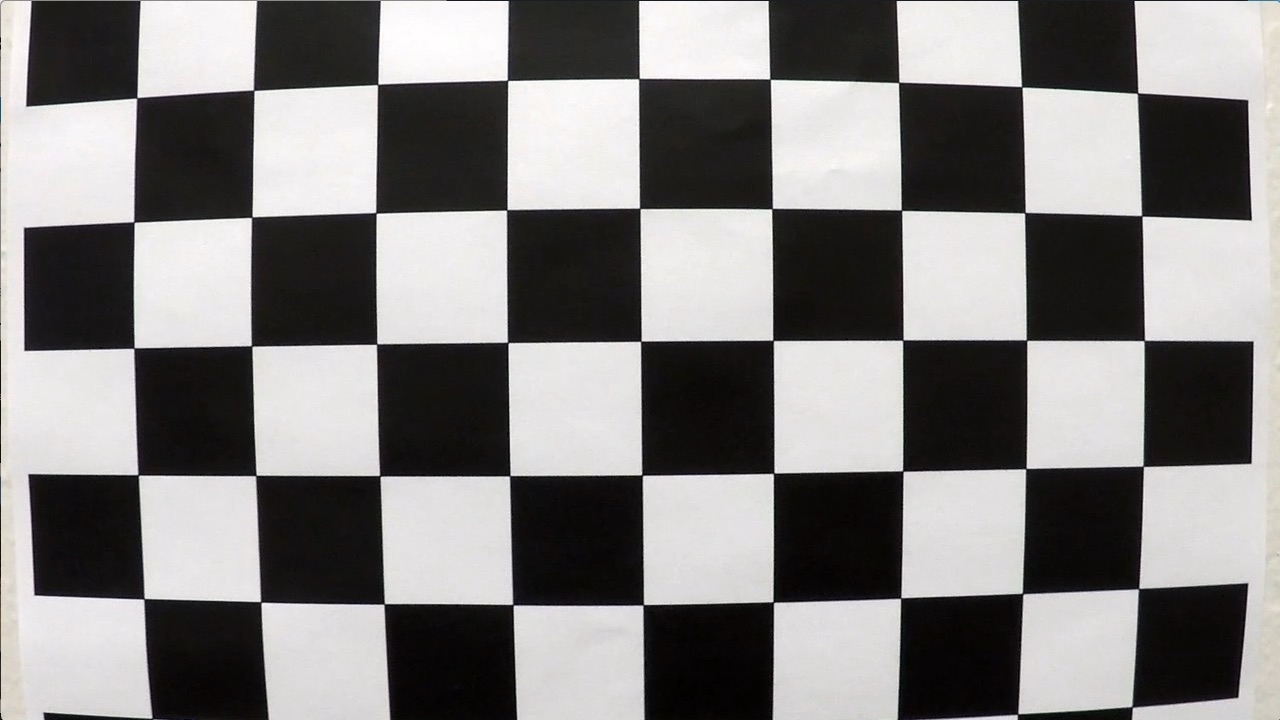
#> input picture camera_cal/calibration1.jpg, 1280 x 720 px; its folder holds only this picture in this run; the run also reads 1 picture not shown here
$ jupyter execute --allow-errors 'Project 2.ipynb'   (shell and % lines are left out)   (older library calls are emulated)
#> lines starting #> are read from the running program, lines starting #| are printed output that depends on the picture; after the words box and inside, x2 and y2 are one past the last pixel; in counts of white or black regions, pixels touching at a corner belong together
[cell 1]
import numpy as np
import cv2
import matplotlib.pyplot as plt
import matplotlib.image as mpimg
import pickle
import glob

[cell 2]
# prepare object points, like (0,0,0), (1,0,0), (2,0,0) ....,(6,5,0)
nx = 9
ny = 6
objpoints = []
imgpoints = []
# Generate object points
objp = np.zeros((nx*ny,3), np.float32)
objp[:,:2] = np.mgrid[0:nx,0:ny].T.reshape(-1,2) # x, y coordinates
# Make a list of calibration images

images = glob.glob('camera_cal/calibration*.jpg')

# Step through the list and search for chessboard corners
for fname in (images):
    img=cv2.imread(fname)
#> img is the input picture: shape (720, 1280, 3); mean B, G, R 127.8, 128.4, 130.1
    gray=cv2.cvtColor(img,cv2.COLOR_BGR2GRAY)
    ret, corners = cv2.findChessboardCorners(gray, (nx, ny), None)
#> ret = False; corners = None
    # If corners present
    if ret == True:
        objpoints.append(objp)
        imgpoints.append(corners)
        img=cv2.drawChessboardCorners(img, (nx,ny), corners, ret)
        plt.imshow(img)
        cv2.imwrite('output_images/ChessCorners.jpg', img)
plt.imshow(img)

[cell 3]

# Test undistortion on an image
img = cv2.imread('test_image.jpg')
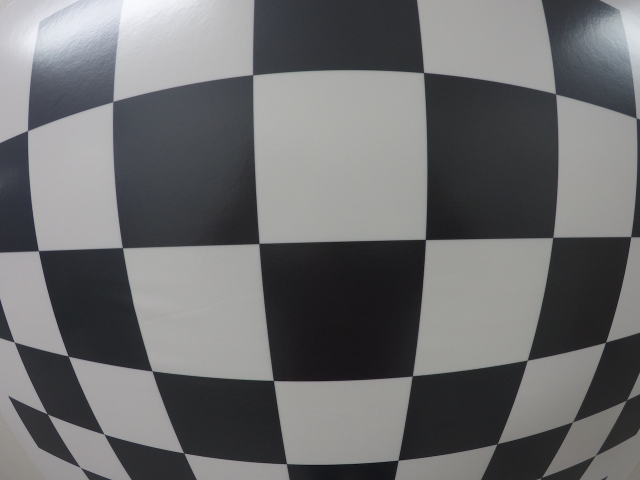
#> input picture test_image.jpg, 1280 x 960 px (shown at 1/2 size)
#> img is the input picture: shape (960, 1280, 3); mean B, G, R 110.7, 109.5, 109.1
gray = cv2.cvtColor(img, cv2.COLOR_BGR2GRAY)
#> gray: shape (960, 1280)
#img_size = (img.shape[1], img.shape[0])
img_size = (gray.shape[1], gray.shape[0])

# Do camera calibration given object points and image points
#> (the rest of this cell did not finish here and is left out)

### Save the image calibration results mtx and dist as pickle file
The camera matrix and distortion matrix will be useful to calibrate camera images in coming examples. Hence, it is stored in a pickle file for later use in the main folder with the name **wide_dist_pickle.p**.

[cell 4]
# Save the camera calibration result for later use (we won't worry about rvecs / tvecs)
dist_pickle = {}
#> (the rest of this cell did not finish here and is left out)

### Let us try to undistort a test image
The above algorithm is tested on **test1.jpg** given in the **test_images** folder
The result is stored as **test1_undist_result.jpg** in **output_images** folder. The result can also be viewed below.

[cell 5]
# Test undistortion on an image
img = cv2.imread('test_images/straight_lines1.jpg')
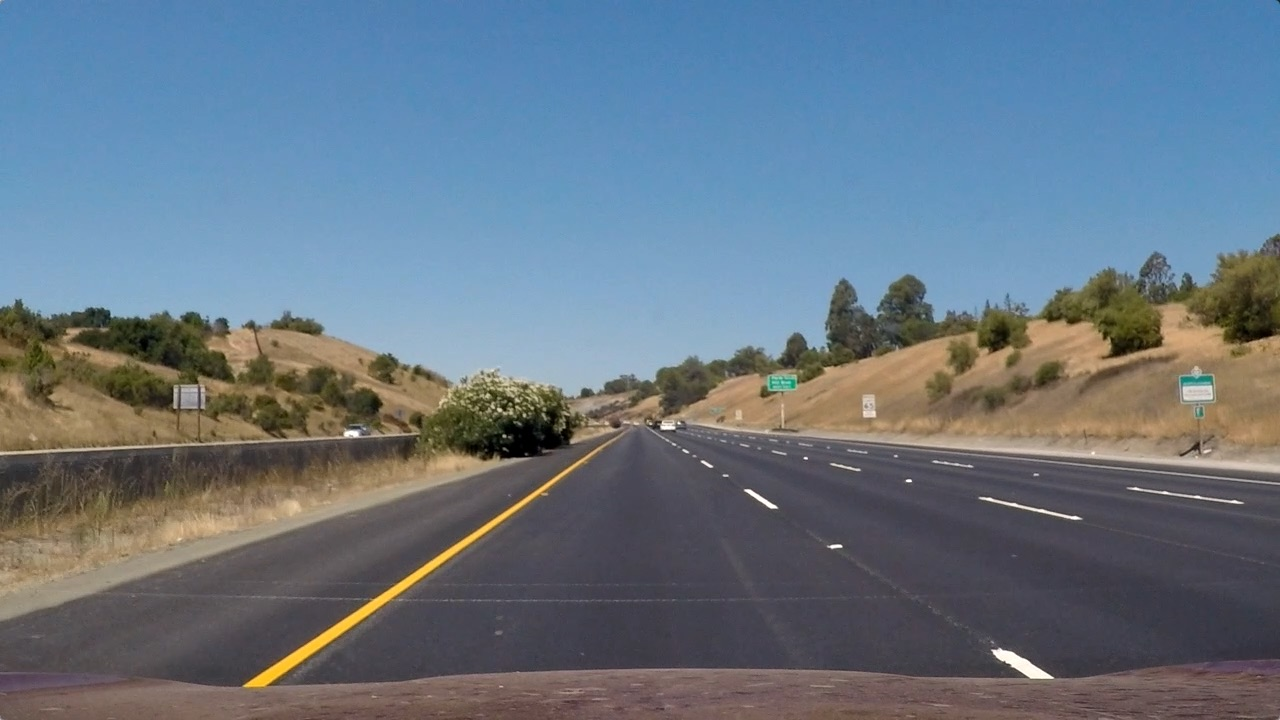
#> input picture test_images/straight_lines1.jpg, 1280 x 720 px
#> img is the input picture: shape (720, 1280, 3); mean B, G, R 131.2, 117.7, 103.2
gray = cv2.cvtColor(img, cv2.COLOR_BGR2GRAY)
#> gray: shape (720, 1280)
#img_size = (img.shape[1], img.shape[0])
img_size = (gray.shape[1], gray.shape[0])

# Do camera calibration given object points and image points
#> (the rest of this cell did not finish here and is left out)

[cell 6]
with open("wide_dist_pickle.p", mode='rb') as f:
#> (reads wide_dist_pickle.p from the repository)
    camera_calib = pickle.load(f)
mtx = camera_calib["mtx"]
dist = camera_calib["dist"]
image = mpimg.imread('test_images/straight_lines1.jpg')
undst = cv2.undistort(image, mtx, dist, None, mtx)
undst = cv2.cvtColor(undst, cv2.COLOR_BGR2RGB)

def sobel_thresh(img, orient='x', thresh_min=25, thresh_max=255):
    # Convert to grayscale
    # gray = cv2.cvtColor(img, cv2.COLOR_RGB2GRAY)
#> called with orient = 'x', thresh_min = 50, thresh_max = 100
    thresh_min=25
    thresh_max=255
    hls = cv2.cvtColor(img, cv2.COLOR_RGB2HLS).astype(np.float)
    l_channel = hls[:,:,1]
    s_channel = hls[:,:,2]
    # Apply x or y gradient with the OpenCV Sobel() function
    # and take the absolute value
    if orient == 'x':
        abs_sobel = np.absolute(cv2.Sobel(l_channel, cv2.CV_64F, 1, 0))
    if orient == 'y':
        abs_sobel = np.absolute(cv2.Sobel(l_channel, cv2.CV_64F, 0, 1))
    # Rescale back to 8 bit integer
    scaled_sobel = np.uint8(255*abs_sobel/np.max(abs_sobel))
    # Create a copy and apply the threshold
    binary_output = np.zeros_like(scaled_sobel)
    # Here I'm using inclusive (>=, <=) thresholds, but exclusive is ok too
    binary_output[(scaled_sobel >= thresh_min) & (scaled_sobel <= thresh_max)] = 1

    # Return the result
    return binary_output


def color_threshold(image, sthresh=(0,255), vthresh=(0,255),bthresh=(0,255)):

    #r_channel=image[:,:,0]
    #r_binary=np.zeros_like(r_channel)
    #r_binary[(r_channel > sthresh[0]) & (r_channel <= sthresh[1])] = 1

#> called with sthresh = (100, 255), vthresh = (50, 255), bthresh = (100, 200)
    hls = cv2.cvtColor(image, cv2.COLOR_RGB2HLS)
#> hls: shape (720, 1280, 3); mean of channels 0, 1, 2 73.8, 117.4, 66.4
    s_channel = hls[:,:,2]
    s_binary = np.zeros_like(s_channel)
    s_binary[(s_channel > sthresh[0]) & (s_channel <= sthresh[1])] = 1

    lab = cv2.cvtColor(image, cv2.COLOR_RGB2LAB)
#> lab: shape (720, 1280, 3); mean of channels 0, 1, 2 128.6, 132.1, 137.8
    b_channel=lab[:,:,2]
    b_binary = np.zeros_like(b_channel)
    b_binary[(b_channel > bthresh[0]) & (b_channel <= bthresh[1])] = 1

    hsv = cv2.cvtColor(image, cv2.COLOR_RGB2HSV)
#> hsv: shape (720, 1280, 3); mean H, S, V 73.8, 83.5, 143.5
    v_channel = hsv[:,:,2]
    v_binary = np.zeros_like(v_channel)
    v_binary[(v_channel > vthresh[0]) & (v_channel <= vthresh[1])] = 1

    output = np.zeros_like(s_channel)
    output[(s_binary == 1)& (b_binary ==1) & (v_binary == 1)] = 1

    # Return the combined s_channel & v_channel binary image
    return output


def threshold_pipeline(img, s_thresh=(90, 255), sx_thresh=(20, 100)):
    gradx = sobel_thresh(undst, orient='x', thresh_min=50, thresh_max=100)
    grady = sobel_thresh(undst, orient='y', thresh_min=50, thresh_max=100)
    c_binary = color_threshold(undst, sthresh=(100,255), vthresh=(50,255),bthresh=(100,200))
#> c_binary: shape (720, 1280); values 0 (black) and 1 (white), 32.6% white; 782 white regions (649 under 20 px), largest, box (x1, y1, x2, y2) and area: (0, 0, 1280, 316) 282474, (1115, 297, 1190, 358) 1976, (1191, 324, 1256, 348) 1061
    combinedResult = np.zeros_like(undst[:,:,0])
    combinedResult[((gradx == 1) & (grady ==1) | (c_binary == 1))] = 255
    return combinedResult

combinedResult = threshold_pipeline(image)
#> combinedResult: shape (720, 1280); 33.9% white; 1946 white regions (1741 under 20 px), largest, box (x1, y1, x2, y2) and area: (0, 0, 1280, 316) 282474, (214, 431, 624, 707) 3213, (1115, 297, 1256, 359) 3157

#plt.imshow(combinedResult,cmap='gray')
# Plot the result
f, (ax1, ax2) = plt.subplots(2, 1, figsize=(15, 8))
f.tight_layout()

ax1.imshow(image)
ax1.set_title('Original Image', fontsize=10)

ax2.imshow(combinedResult,cmap='gray')
ax2.set_title('Pipeline Result', fontsize=10)
plt.subplots_adjust(left=0., right=1, top=0.9, bottom=0.)

## GOAL 4: Apply a perspective transform to rectify binary image ("birds-eye view")

[cell 7]
imshape = image.shape #y,x coordinates
#height = image.shape[0]# offset for dst points
#offset = 50
#offset_height = height - offset
vertices = np.array([[(0,imshape[0]),(600,450), (750, 450), (imshape[1],imshape[0])]], dtype=np.int32)

def region_of_interest(img, vertices):
        mask = np.zeros_like(img)
    #defining a 3 channel or 1 channel color to fill the mask with depending on the input image
        if len(img.shape) > 2:
            channel_count = img.shape[2]  # i.e. 3 or 4 depending on your image
            ignore_mask_color = (255,) * channel_count
        else:
            ignore_mask_color = 255
    #filling pixels inside the polygon defined by "vertices" with the fill color
        cv2.fillPoly(mask, vertices, ignore_mask_color)
#> mask: shape (720, 1280); 21% white; 1 white region, box (x1, y1, x2, y2) and area: (2, 450, 1280, 720) 193209
    #returning the image only where mask pixels are nonzero
        masked_image = cv2.bitwise_and(img, mask)
#> masked_image: shape (720, 1280); 0.5% white; 42 white regions (36 under 20 px), largest, box (x1, y1, x2, y2) and area: (214, 450, 602, 707) 3075, (1002, 657, 1076, 695) 985, (743, 489, 780, 511) 274, (700, 460, 714, 469) 69, (827, 546, 837, 552) 31, (681, 450, 690, 454) 26
        return masked_image

[cell 8]
masked_image = region_of_interest(combinedResult, vertices)
plt.imshow(masked_image, cmap="gray")

[cell 9]
# For source points I'm grabbing the outer four detected corners
src = np.float32(
    [[120, 720],
     [550, 460],
     [700, 460],
     [1160, 720]])
#src=np.float32([[(0,imshape[0]),(600,450), (750, 450), (imshape[1],imshape[0])]])
#dst = np.float32([[200,imshape[1]],[550,400] ,[700,400], [imshape[0]-100,imshape[1]]])
dst = np.float32(
    [[200,720],
     [200,0],
     [1000,0],
     [1000,720]])
#src=np.float32([[offset,imshape[1]-offset],[offset,offset],[imshape[0]-offset,offset],[imshape[0]-offset,imshape[1]-offset]])
#dst = np.float32([[offset, offset], [img_size[0]-offset, offset],[img_size[0]-offset, img_size[1]-offset],[offset, img_size[1]-offset]])
M = cv2.getPerspectiveTransform(src,dst)
Minv = cv2.getPerspectiveTransform(dst, src)
binary_warped = cv2.warpPerspective(combinedResult, M, (imshape[1], imshape[0]), flags=cv2.INTER_LINEAR)
#imshpe[1],imshape[0] to make it x y
plt.imshow(binary_warped,cmap='gray')

## Detect lane pixels and fit to find the lane boundary

#### Detecting Histogram Peaks

[cell 10]
bottom_half = binary_warped[binary_warped.shape[0]//2:,:]
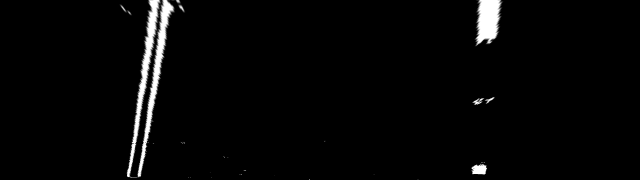
#> bottom_half: shape (360, 1280) (shown at 1/2 size); min 0, max 255, mean 6.8
histogram = np.sum(bottom_half, axis=0)
#> histogram = 1280 values, max 43908 at index 299, min 0 at index 0, mean 2453.9
plt.plot(histogram)
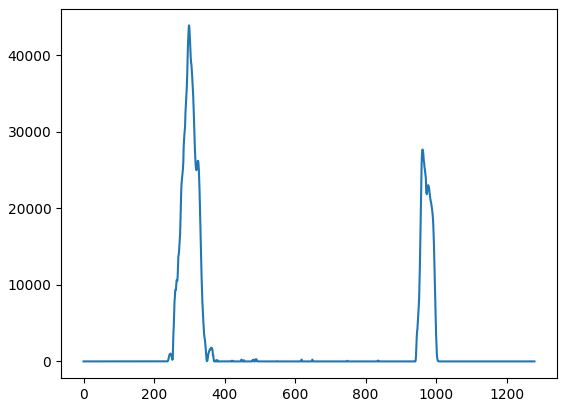
#> figure drawn by matplotlib, 1 panel; curve peaks at x = 299, y = 43908

[cell 11]
def find_lane_pixels(binary_warped):
    # Take a histogram of the bottom half of the image
    histogram = np.sum(binary_warped[binary_warped.shape[0]//2:,:], axis=0)
    # Create an output image to draw on and visualize the result
    out_img = np.dstack((binary_warped, binary_warped, binary_warped))
    # Find the peak of the left and right halves of the histogram
    # These will be the starting point for the left and right lines
    midpoint = np.int(histogram.shape[0]//2)
    leftx_base = np.argmax(histogram[:midpoint])
#> leftx_base = 299
    rightx_base = np.argmax(histogram[midpoint:]) + midpoint
#> rightx_base = 962

    # HYPERPARAMETERS
    # Choose the number of sliding windows
    nwindows = 9
    # Set the width of the windows +/- margin
    margin = 100
    # Set minimum number of pixels found to recenter window
    minpix = 50

    # Set height of windows - based on nwindows above and image shape
    window_height = np.int(binary_warped.shape[0]//nwindows)
    # Identify the x and y positions of all nonzero pixels in the image
    nonzero = binary_warped.nonzero()
#> nonzero = 47460 positions, rows 0 to 719, columns 238 to 1042
    nonzeroy = np.array(nonzero[0])
    nonzerox = np.array(nonzero[1])
    # Current positions to be updated later for each window in nwindows
    leftx_current = leftx_base
#> leftx_current = 299
    rightx_current = rightx_base
#> rightx_current = 962

    # Create empty lists to receive left and right lane pixel indices
    left_lane_inds = []
    right_lane_inds = []

    # Step through the windows one by one
    for window in range(nwindows):
        # Identify window boundaries in x and y (and right and left)
        win_y_low = binary_warped.shape[0] - (window+1)*window_height
        win_y_high = binary_warped.shape[0] - window*window_height
        win_xleft_low = leftx_current - margin
        win_xleft_high = leftx_current + margin
        win_xright_low = rightx_current - margin
        win_xright_high = rightx_current + margin

        # Draw the windows on the visualization image
        cv2.rectangle(out_img,(win_xleft_low,win_y_low),
        (win_xleft_high,win_y_high),(0,255,0), 2)
        cv2.rectangle(out_img,(win_xright_low,win_y_low),
        (win_xright_high,win_y_high),(0,255,0), 2)

        # Identify the nonzero pixels in x and y within the window #
        good_left_inds = ((nonzeroy >= win_y_low) & (nonzeroy < win_y_high) &
        (nonzerox >= win_xleft_low) &  (nonzerox < win_xleft_high)).nonzero()[0]
        good_right_inds = ((nonzeroy >= win_y_low) & (nonzeroy < win_y_high) &
        (nonzerox >= win_xright_low) &  (nonzerox < win_xright_high)).nonzero()[0]

        # Append these indices to the lists
        left_lane_inds.append(good_left_inds)
        right_lane_inds.append(good_right_inds)

        # If you found > minpix pixels, recenter next window on their mean position
        if len(good_left_inds) > minpix:
            leftx_current = np.int(np.mean(nonzerox[good_left_inds]))
        if len(good_right_inds) > minpix:
            rightx_current = np.int(np.mean(nonzerox[good_right_inds]))
#> this loop made 9 passes
#> (win_xleft_low, win_xleft_high, win_xright_low, win_xright_high, leftx_current, rightx_current) on passes 1 to 8: (199, 399, 862, 1062, 276, 958), (176, 376, 858, 1058, 286, 960), (186, 386, 860, 1060, 298, 973), (198, 398, 873, 1073, 310, 973), (210, 410, 873, 1073, 322, 980), (222, 422, 880, 1080, 331, 966), (231, 431, 866, 1066, 341, 994), (241, 441, 894, 1094, 351, 988)
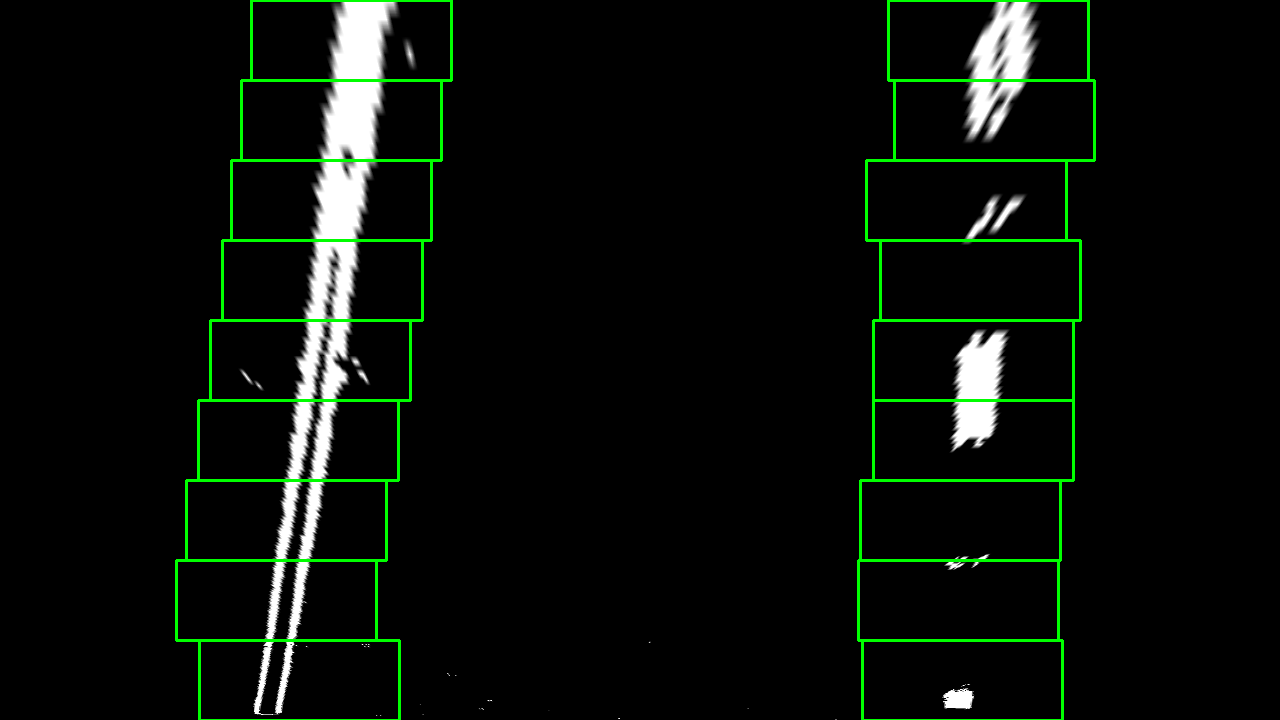
#> out_img: shape (720, 1280, 3); mean of channels 0, 1, 2 9.4, 14.8, 9.4; drawn as B, G, R
#> after the loop, left_lane_inds = 9 items; right_lane_inds = 9 items

    # Concatenate the arrays of indices (previously was a list of lists of pixels)
    try:
        left_lane_inds = np.concatenate(left_lane_inds)
        right_lane_inds = np.concatenate(right_lane_inds)
#> right_lane_inds = 15087 values, max 47369 at index 567, min 59 at index 10354, mean 20457.5
    except ValueError:
        # Avoids an error if the above is not implemented fully
        pass

    # Extract left and right line pixel positions
    leftx = nonzerox[left_lane_inds]
    lefty = nonzeroy[left_lane_inds]
    rightx = nonzerox[right_lane_inds]
#> rightx = 15087 values, max 1042 at index 12308, min 942 at index 195, mean 988.9
    righty = nonzeroy[right_lane_inds]
#> righty = 15087 values, max 709 at index 566, min 0 at index 10354, mean 226.2

    return leftx, lefty, rightx, righty, out_img

leftx, lefty, rightx, righty, out_img = find_lane_pixels(binary_warped)
def fit_polynomial(binary_warped):
    # Find our lane pixels first
    leftx, lefty, rightx, righty, out_img = find_lane_pixels(binary_warped)
#> the loop in find_lane_pixels (call 2), `for window in range(nwindows):` made 9 passes

    # Fit a second order polynomial to each using `np.polyfit`
    left_fit = np.polyfit(lefty, leftx, 2)
#> left_fit = [-2.49e-05, -0.118, 366.8]
    right_fit = np.polyfit(righty, rightx, 2)
#> right_fit = [4.15e-05, -0.0954, 1007]

    # Generate x and y values for plotting
    ploty = np.linspace(0, binary_warped.shape[0]-1, binary_warped.shape[0] )
    try:
        left_fitx = left_fit[0]*ploty**2 + left_fit[1]*ploty + left_fit[2]
#> left_fitx = 720 values, max 366.8 at index 0, min 269.1 at index 719, mean 320.1
        right_fitx = right_fit[0]*ploty**2 + right_fit[1]*ploty + right_fit[2]
#> right_fitx = 720 values, max 1007 at index 0, min 959.9 at index 719, mean 979.8
    except TypeError:
        # Avoids an error if `left` and `right_fit` are still none or incorrect
        print('The function failed to fit a line!')
        left_fitx = 1*ploty**2 + 1*ploty
        right_fitx = 1*ploty**2 + 1*ploty

    ## Visualization ##
    # Colors in the left and right lane regions
    out_img[lefty, leftx] = [255, 0, 0]
    out_img[righty, rightx] = [0, 0, 255]

    # Plots the left and right polynomials on the lane lines
    plt.plot(left_fitx, ploty, color='yellow')
    plt.plot(right_fitx, ploty, color='yellow')

    return out_img, left_fitx, right_fitx, ploty


out_img, left_fitx, right_fitx, ploty  = fit_polynomial(binary_warped)
#> ploty = 720 values from 0 to 719

plt.imshow(out_img)
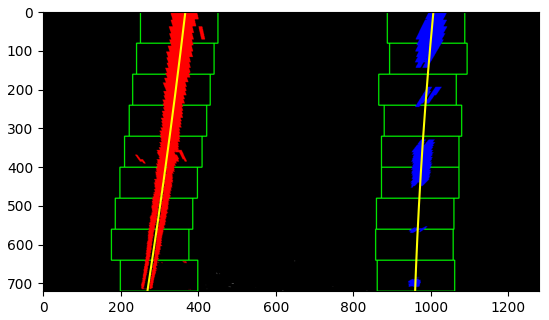
#> figure drawn by matplotlib, 1 panel

[cell 12]
y_eval=np.max(ploty)
#> y_eval = 719
#> (the rest of the program and of its run is left out)
